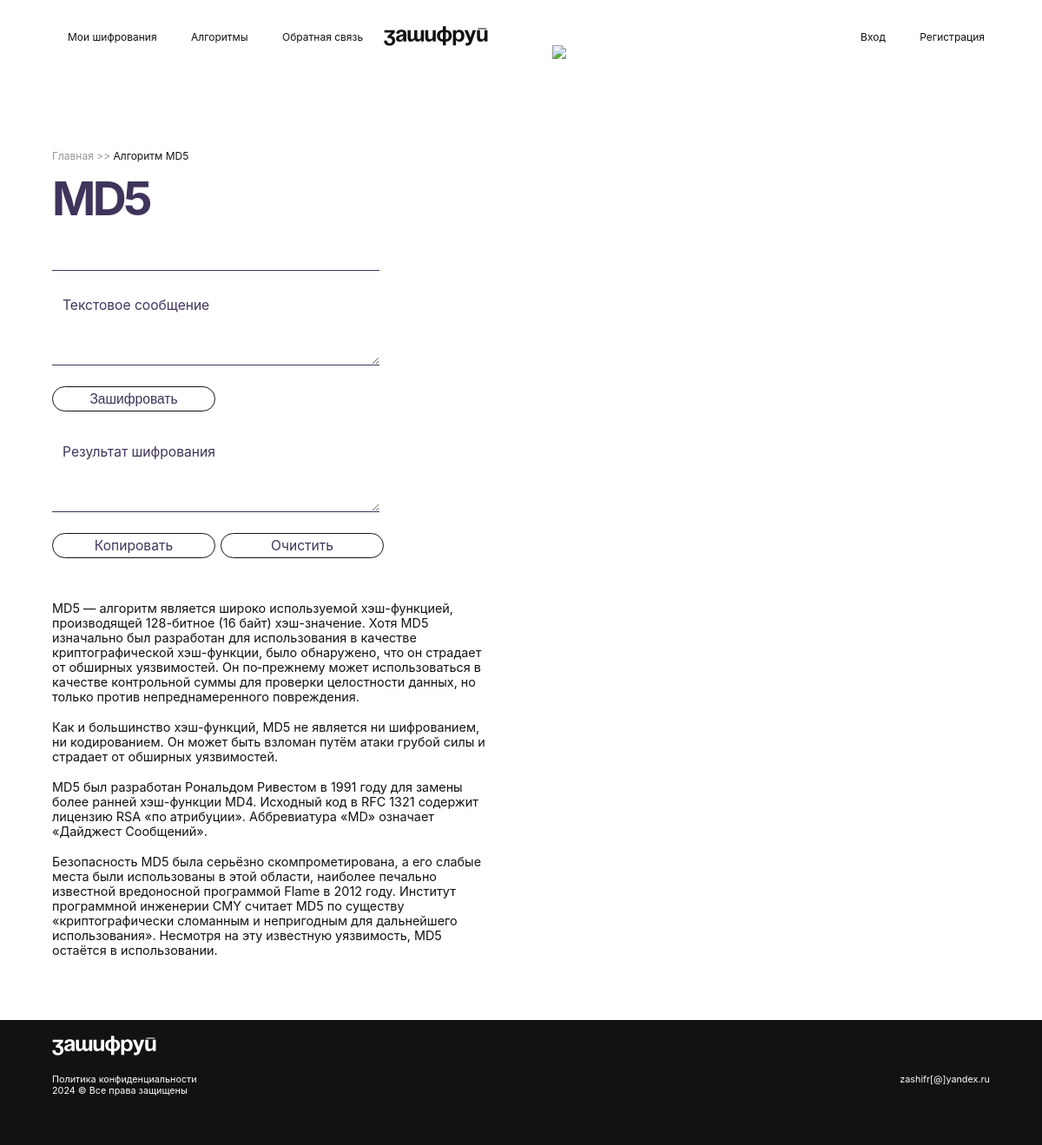
Page /algorithms/md5 on the committed database.
### main/models.py (models this page shows, shortened)
class Algorithms(models.Model):
    sort = models.CharField(max_length=2, blank=True, null=True, verbose_name='Сортировка')
    active = models.BooleanField(default=True, verbose_name='Активен')
    method = models.ForeignKey(Methods, on_delete=models.CASCADE, related_name='Метод', verbose_name='Метод')
    title = models.CharField(max_length=60, verbose_name='Название')
    description = models.TextField(verbose_name='Описание', blank=True, null=True)
    created = models.DateTimeField(auto_now_add=True, db_index=True, verbose_name='Создан')
    class Meta:
        ordering = ('sort', 'title',)
        verbose_name = 'Алгоритм'
        verbose_name_plural = 'Алгоритмы'

### main/views.py (the view, shortened to what this page needs)
# urls.py: path('algorithms/<str:algo>', algorithms, name='algorithms'),
def algorithms(request, algo):
    algorithm = Algorithms.objects.get(title__iexact=algo, active=True)
    user = request.user.pk
    if user:
        user_id = user
    else:
        user_id = 1
    form = EncryptForm()
    result = 'Результат шифрования'
    context = {'algorithm': algorithm, 'form': form, 'result': result}
    return render(request, 'main/algorithms.html', context)

### main/forms.py
class EncryptForm(forms.Form):
    key = forms.CharField(label='Ключ шифрования (необязательно)', required=False, widget=TextInput(attrs={'type':'number'}))
    before = forms.CharField(label='Текстовое сообщение', required=True, widget=forms.Textarea)
    class Meta:
        fields = ('key', 'before',)

### templates/main/algorithms.html (shortened to what this page needs)
{% extends 'layout/basic.html' %}
{% load static %}
{% block content %}
    {% block breadcrumbs %}
        <nav><a href="{% url 'main:index' %}">Главная</a> <span>>></span> Алгоритм {{algorithm.title}}</nav>
    {% endblock %}
        <h1>{{algorithm.title}}</h1><br /><br /><br />
        <form method="post">
        {{ form.as_div }}
        <ul class="but">
            <li><button type="submit" class="pur">Зашифровать</button></li>
        </ul>
        </form><br /><br />
        <form method="post">
        <textarea id="id_after" readonly>{{result}}</textarea>
        <ul class="but">
            <li><a class="pur" href="#" id="copy">Копировать</a></li>
            <li><a class="pur" href="#" id="clear">Очистить</a></li>
        </ul><br /><br />
        <div class="text">
            {{algorithm.description|linebreaks}}
        </div>
        </form>
{% endblock %}

### static/style.css (style rules this page uses)
:root { --color-drk: #121212; --color-drk-50: #12121270; --color-gry: #4e4e4e; --color-pur: #40345c; --color-fil: #8e76b0; --color-lgr: #999; --color-wht: #fff; --color-red: #dc2f3b; --font-txt: 'Inter'; }
::placeholder { color: #40345c; }
* { margin: 0; padding: 0; }
body { font-family: var(--font-txt); color: var(--color-drk); background-size: auto 80%; letter-spacing: 0vw; }
h1, h2, h3 { font-family: var(--font-tit); }
p { font-family: var(--font-txt); }
form { width: 70%; }
form p { margin-top: 1.5vw; }
form div.text { font-size: 1.2vw; }
input { font-size: 1.3vw; display: block; width: 70%; outline: none; padding: 0.5vw 1vw; margin-bottom: 2vw; box-shadow: none; border: none; color: var(--color-pur); border-bottom: solid 1px var(--color-pur); }
textarea { font-family: var(--font-txt); font-size: 1.3vw; display: block; width: 70%; height: 6vw; outline: none; padding: 0.5vw 1vw; margin-bottom: 1vw; box-shadow: none; border: none; color: var(--color-pur); border-bottom: solid 1px var(--color-pur); }
a:link, a:visited { color: var(--color-drk); text-decoration: none; }
section article nav { font-size: 1vw; margin: -2vw 0 1.5vw; }
section article nav a:link, section article nav a:visited { color: var(--color-drk-50); text-decoration: none; }
section article nav span { color: var(--color-drk-50); }
section article h1, section article h2, section article h3 { font-family: var(--font-txt); }
section article h1, section article h3 { color: var(--color-pur); }
section article h1 { font-size: 4.5vw; line-height: 90%; letter-spacing: -0.3vw; margin-bottom: -1.5vw; }
section article ul.but { width: 65%; max-width: 400px; display: flex; justify-content: space-between; margin-top: 1vw; }
section article ul.but li { white-space: nowrap; font-size: 1.3vw; display: inline-block; margin: 1vw 0.5vw 0.1vw 0; list-style-type: none; border: solid 1px var(--color-drk); padding: 0.5vh 1.5vw; border-radius: 8vw; }
section article a.pur:link, section article a.pur:visited { min-width: 150px; display: block; text-align: center; color: var(--color-pur); text-decoration: none; white-space: nowrap; }
section article button.pur { min-width: 150px; font-size: 1.3vw; color: var(--color-pur); text-decoration: none; background: none; border: none; box-shadow: none; white-space: nowrap; cursor: pointer; }

### rows in the picture
Algorithms: title "MD5", description "MD5 — алгоритм является широко используемой хэш-функцией, производящей 128-битное (16 байт) хэш-значение. Хотя MD5 изначально был разработан для использования в качестве криптографической хэш-функции, было обнаружено, что он страдает от обширных уязвимостей. Он по‑прежнему может использоваться в качестве контрольной суммы для проверки целостности данных, но только против непреднамеренного повреждения. Как и большинство хэш-функций, MD5 не является ни шифрованием, ни кодированием. Он может быть взломан путём атаки грубой силы и страдает от обширных уязвимостей. MD5 был разработан Рональдом Ривестом в 1991 году для замены более ранней хэш-функции MD4. Исходный код в RFC 1321 содержит лицензию…"
